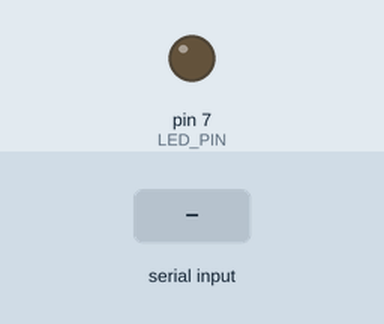
This sketch was run on a simulated Arduino Uno, built with avr-gcc and run on an emulated ATmega328P. On the bench: output pins drawn as LEDs (lit = HIGH). Inputs (shaded band) come from the test bench.

Above: at 1.2 s.
1.3 s: "1" received over the second serial link
Timing chart, 0 to 4.3 s (numbered marks = the images above; inputs shaded):
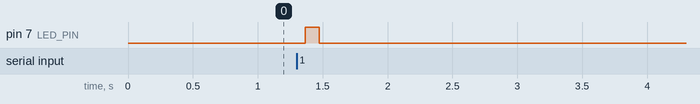

Measured:
- after the input at 1.3 s, pin 7 (LED_PIN): LOW → HIGH after 0.07 s, → LOW 0.11 s later

The sketch:

bluetooth.ino
```cpp
#include <SoftwareSerial.h>

#define LED_PIN 7
int state = 0;

SoftwareSerial mySerial(2, 3); // RX, TX
void setup() {
  // put your setup code here, to run once:
  Serial.begin(115200);

  mySerial.begin(9600);

}

void loop() {
  // put your main code here, to run repeatedly:
  pinMode(LED_PIN, OUTPUT);
  digitalWrite(LED_PIN, LOW);

  state = mySerial.read();

  if(state == 0) {
    mySerial.println("Led off");
    digitalWrite(LED_PIN, LOW);
    state = 0;
  } else if(state == '1') {
    digitalWrite(LED_PIN, HIGH);
    mySerial.println("Led on");
  } else {
    mySerial.print("State is:");
    mySerial.println(state);
  }

  delay(100);
}
```
